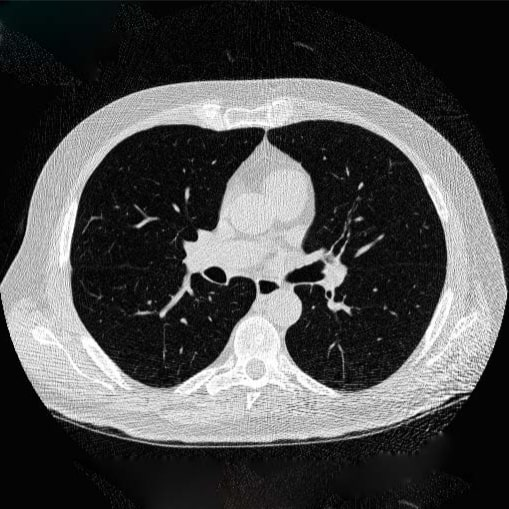
#> input picture Exposicion/Codigo/lung1.jpg, 509 x 509 px, found by its file name
$ python gabor.py   (older library calls are emulated)
#> lines starting #> are read from the running program, lines starting #| are printed output that depends on the picture
#> further down, image is the input picture: shape (509, 509, 3); mean B, G, R 75.3, 75.3, 75.1
# encoding: utf-8
# gabor.py
# 2012-3-8
# Eiichiro Momma
# TOMADO DE: https://web.archive.org/web/20120618161819/http://www.eml.ele.cst.nihon-u.ac.jp/~momma/wiki/wiki.cgi/OpenCV/Gabor%20Filter.html#h2

import numpy as np
import cv2 as cv


def mkKernel(ks, sig, th, lm, ps):
    if not ks % 2:
        exit(1)
    hks = ks / 2
    theta = th * np.pi / 180.
    psi = ps * np.pi / 180.
    xs = np.linspace(-1., 1., ks)
    ys = np.linspace(-1., 1., ks)
    lmbd = np.float(lm)
    x, y = np.meshgrid(xs, ys)
    sigma = np.float(sig) / ks
    x_theta = x * np.cos(theta) + y * np.sin(theta)
    y_theta = -x * np.sin(theta) + y * np.cos(theta)
    return np.array(
        np.exp(-0.5 * (x_theta ** 2 + y_theta ** 2) / sigma ** 2) * np.cos(2. * np.pi * x_theta / lmbd + psi),
        dtype=np.float32)


src_f = 0

kernel_size = 21
pos_sigma = 5
pos_lm = 50
pos_th = 0
pos_psi = 90


def Process():
    sig = pos_sigma
    lm = 0.5 + pos_lm / 100.
    th = pos_th
    ps = pos_psi
    kernel = mkKernel(kernel_size, sig, th, lm, ps)
    kernelimg = kernel / 2. + 0.5
    global src_f
    dest = cv.filter2D(src_f, cv.CV_32F, kernel)
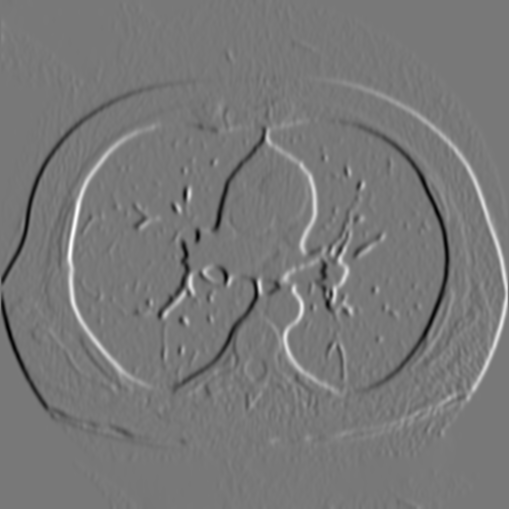
#> dest: shape (509, 509) float32; min -8.06, max 8.97, mean 0.00157; drawn with min black and max white
    cv.imshow('Parámetros', dest)
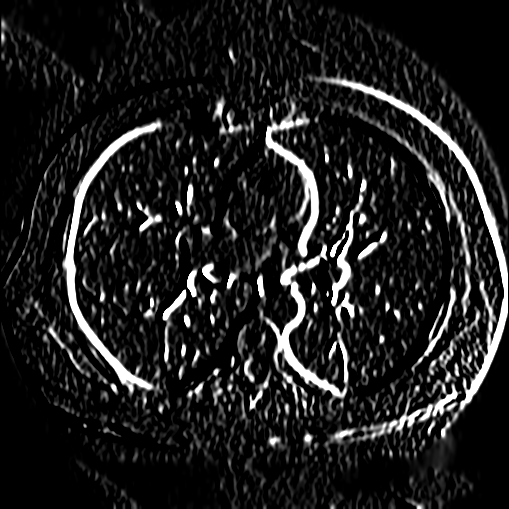
#> window 'Parámetros': shape (509, 509); min 0, max 255, mean 30.4
    cv.imshow('Kernel', cv.resize(kernelimg, (kernel_size * 20, kernel_size * 20)))
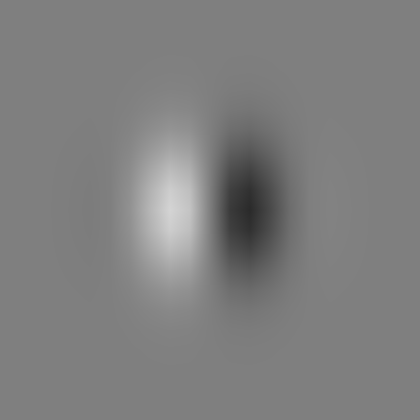
#> window 'Kernel': shape (420, 420) float32; min 0.168, max 0.832, mean 0.5
    cv.imshow('Resultado Final', np.power(dest, 2))
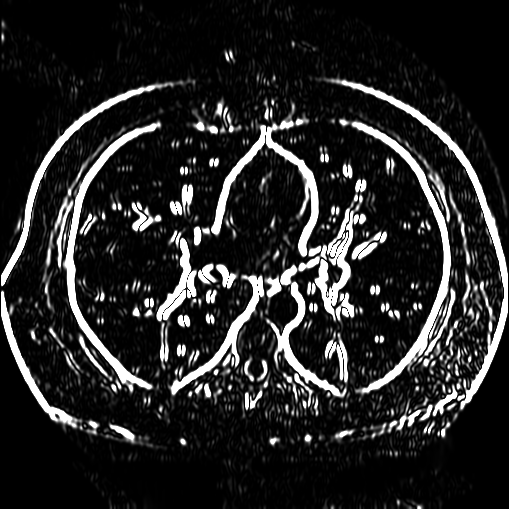
#> window 'Resultado Final': shape (509, 509); min 0, max 255, mean 37.4


def cb_sigma(pos):
    global pos_sigma
    if pos > 0:
        pos_sigma = pos
    else:
        pos_sigma = 1
    Process()


def cb_lm(pos):
    global pos_lm
    pos_lm = pos
    Process()


def cb_th(pos):
    global pos_th
    pos_th = pos
    Process()


def cb_psi(pos):
    global pos_psi
    pos_psi = pos
    Process()


if __name__ == '__main__':
    image = cv.imread("lung1.JPG", 1)
    cv.imshow('Original', image)
    src = cv.cvtColor(image, cv.COLOR_BGR2GRAY)
    # global src_f
    src_f = np.array(src, dtype=np.float32)
    src_f /= 255.
    if not kernel_size % 2:
        kernel_size += 1

    cv.namedWindow('Process window', 1)
    cv.createTrackbar('Sigma', 'Process window', pos_sigma, kernel_size, cb_sigma)
    cv.createTrackbar('Lambda', 'Process window', pos_lm, 100, cb_lm)
    cv.createTrackbar('Phase', 'Process window', pos_th, 180, cb_th)
    cv.createTrackbar('Psi', 'Process window', pos_psi, 360, cb_psi)
    Process()
    cv.waitKey(0)
    cv.destroyAllWindows()
